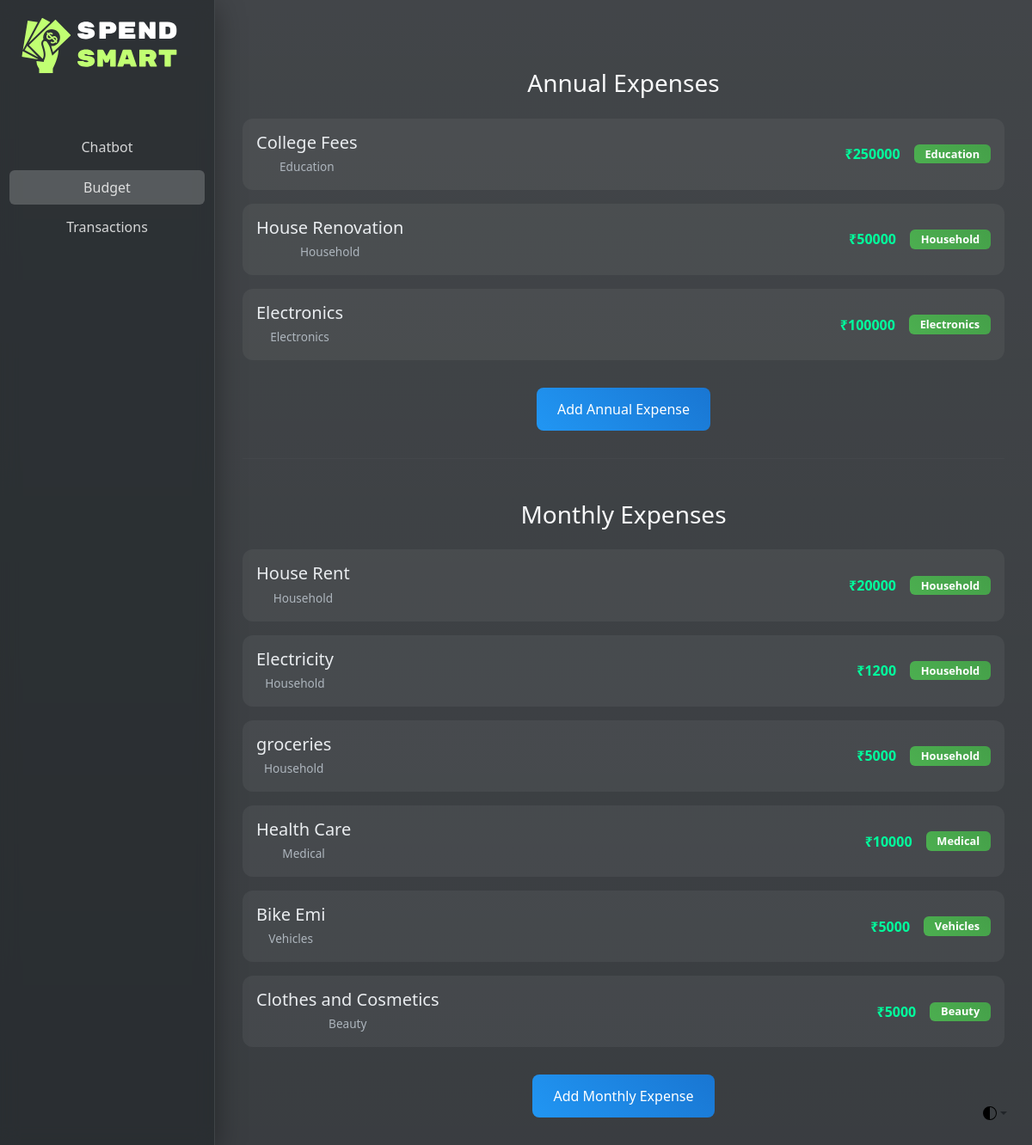
The page /budget/ on the database its author committed.
### app/models.py (models this page shows, shortened)
class AnnualExpense(models.Model):
    name = models.CharField(max_length=100)
    expense = models.BigIntegerField()
    category = models.CharField(max_length=100)
    user = models.ForeignKey(User, on_delete=models.CASCADE, related_name='user_annual_expenses')
    tag = models.ForeignKey(Tag, on_delete=models.CASCADE, related_name='annual_expenses')

class Tag(models.Model):
    name = models.CharField(max_length=100)

class MonthlyExpense(models.Model):
    name = models.CharField(max_length=100)
    expense = models.BigIntegerField()
    category = models.CharField(max_length=100)
    user = models.ForeignKey(User, on_delete=models.CASCADE, related_name='user_monthly_expenses')
    tag = models.ForeignKey(Tag, on_delete=models.CASCADE, related_name='monthly_expenses')

### app/views.py (the view)
# urls.py: path('budget/', views.budget_dashboard, name='budget_dashboard'),
def budget_dashboard(request):
    annual_expenses = AnnualExpense.objects.all()
    monthly_expenses = MonthlyExpense.objects.all()
    annual_expenses_values = [expense.expense for expense in annual_expenses]
    annual_expenses_labels = [expense.name for expense in annual_expenses]
    monthly_expenses_values = [expense.expense for expense in monthly_expenses]
    monthly_expenses_labels = [expense.name for expense in monthly_expenses]
    context = {
        'annual_expenses': annual_expenses,
        'monthly_expenses': monthly_expenses,
        'annual_expenses_values': annual_expenses_values,
        'annual_expenses_labels': annual_expenses_labels,
        'monthly_expenses_values': monthly_expenses_values,
        'monthly_expenses_labels': monthly_expenses_labels,
    }
    return render(request, 'budget_dashboard.html', context)

### app/templates/budget_dashboard.html (shortened to what this page needs)
{% extends 'base.html' %}
{% load static %}
{% block body_style %}d-flex h-100 text-center bg-dark bg-gradient{% endblock %}
{% block content %}
<ul class="nav nav-pills flex-column p-2">
  <li class="nav-item">
    <a href="{% url "home" %}">
      <img src="{% static 'images/logo.svg' %}" alt="SpendSmart Logo" height="100" class="mb-3" style="animation: floatUp 1.2s ease-out;margin-top: 5px">
    </a>
  </li>
  <li class="nav-item mt-3">
    <a class="nav-link" href="{% url 'chatbot_dashboard' %}">Chatbot</a>
  </li>
  <li class="nav-item">
    <a class="nav-link active" aria-current="page" href="#">Budget</a>
  </li>
  <li class="nav-item">
    <a class="nav-link" href="{% url 'transactions' %}">Transactions</a>
  </li>
</ul>
<div class="budget-container">
  <div class="row d-flex justify-content-between">
    <div class="col-md-6">
    </div>
    <div class="col-md-6">
    </div>
  </div>
  <h3 class="mb-4 text-light">Annual Expenses</h3>
  {% for expense in annual_expenses %}
  <div class="expense-item">
    <div class="d-flex justify-content-between align-items-center">
      <div>
        <h5 class="expense-name">{{ expense.name }}</h5>
        <small class="expense-category">{{ expense.category }}</small>
      </div>
      <div class="d-flex align-items-center">
        <span class="expense-amount me-3">₹{{ expense.expense }}</span>
        <span class="badge expense-tag">{{ expense.tag.name }}</span>
      </div>
    </div>
  </div>
  {% empty %}
  <p class="text-muted">No annual expenses found.</p>
  {% endfor %}
  <button class="add-expense-btn mt-3">Add Annual Expense</button>
  <hr style="border-color: rgba(255, 255, 255, 0.1); margin: 2rem 0;">
  <h3 class="mb-4 mt-5 text-light">Monthly Expenses</h3>
  {% for expense in monthly_expenses %}
  <div class="expense-item">
    <div class="d-flex justify-content-between align-items-center">
      <div>
        <h5 class="expense-name">{{ expense.name }}</h5>
        <small class="expense-category">{{ expense.category }}</small>
      </div>
      <div class="d-flex align-items-center">
        <span class="expense-amount me-3">₹{{ expense.expense }}</span>
        <span class="badge expense-tag">{{ expense.tag.name }}</span>
      </div>
    </div>
  </div>
  {% empty %}
  <p class="text-muted">No monthly expenses found.</p>
  {% endfor %}
  <button class="add-expense-btn mt-3">Add Monthly Expense</button>
</div>
{% endblock %}

### app/templates/base.html (style rules this page uses)
body { background: linear-gradient(135deg, #1a1a1a, #2c3e50, #3498db, #2c3e50); background-size: 400% 400%; animation: gradient 20s infinite; position: relative; }
body::before { content: ''; position: fixed; top: 0; left: 0; width: 100%; height: 100%; background-image: url('/static/images/background.svg'); background-size: cover; background-position: center; opacity: 0.25; z-index: 0; pointer-events: none; }
.nav-item { margin: 0.2em; }

### app/templates/budget_dashboard.html (style rules this page uses)
body { background-color: #001524; }
.nav { background: rgba(33, 37, 41, 0.6); backdrop-filter: blur(10px); -webkit-backdrop-filter: blur(10px); border-right: 1px solid rgba(255, 255, 255, 0.1); box-shadow: 0 8px 32px 0 rgba(0, 0, 0, 0.37); height: 100vh; width: 250px; min-width: 250px; padding: 1rem; }
.nav-link { color: rgba(255, 255, 255, 0.8) !important; transition: all 0.3s ease; }
.nav-link.active { background: rgba(255, 255, 255, 0.2) !important; }
.budget-container { flex: 1; padding: 2rem; color: white; height: 100vh; overflow-y: auto; scrollbar-width: thin; scrollbar-color: rgba(255, 255, 255, 0.3) transparent; }
.expense-item { background: rgba(255, 255, 255, 0.05); border-radius: 12px; max-width: 100%; box-sizing: border-box; margin-bottom: 1rem; padding: 1rem; }
.mb-4.mt-5 { margin-top: 3rem !important; }
.add-expense-btn { background: linear-gradient(45deg, #2196F3, #1976D2); border: none; padding: 0.8rem 1.5rem; border-radius: 8px; color: white; font-weight: 500; transition: all 0.3s ease; }
.expense-name { font-weight: 500; color: #e9ecef; margin-bottom: 0.2rem; }
.expense-category { font-size: 0.85rem; color: #adb5bd; }
.expense-amount { font-weight: 600; color: #00ff9d; }
.expense-tag { background: linear-gradient(45deg, #4CAF50, #45a049); border: none; padding: 0.3rem 0.8rem; font-size: 0.8rem; }

### rows shown on the page
AnnualExpense: name "College Fees", category "Education", expense "250000", tag.name "Education"
AnnualExpense: name "House Renovation", category "Household", expense "50000", tag.name "Household"
AnnualExpense: name "Electronics", category "Electronics", expense "100000", tag.name "Electronics"
MonthlyExpense: name "House Rent", category "Household", expense "20000", tag.name "Household"
MonthlyExpense: name "Electricity", category "Household", expense "1200", tag.name "Household"
MonthlyExpense: name "groceries", category "Household", expense "5000", tag.name "Household"
MonthlyExpense: name "Health Care", category "Medical", expense "10000", tag.name "Medical"
MonthlyExpense: name "Bike Emi", category "Vehicles", expense "5000", tag.name "Vehicles"
MonthlyExpense: name "Clothes and Cosmetics", category "Beauty", expense "5000", tag.name "Beauty"
